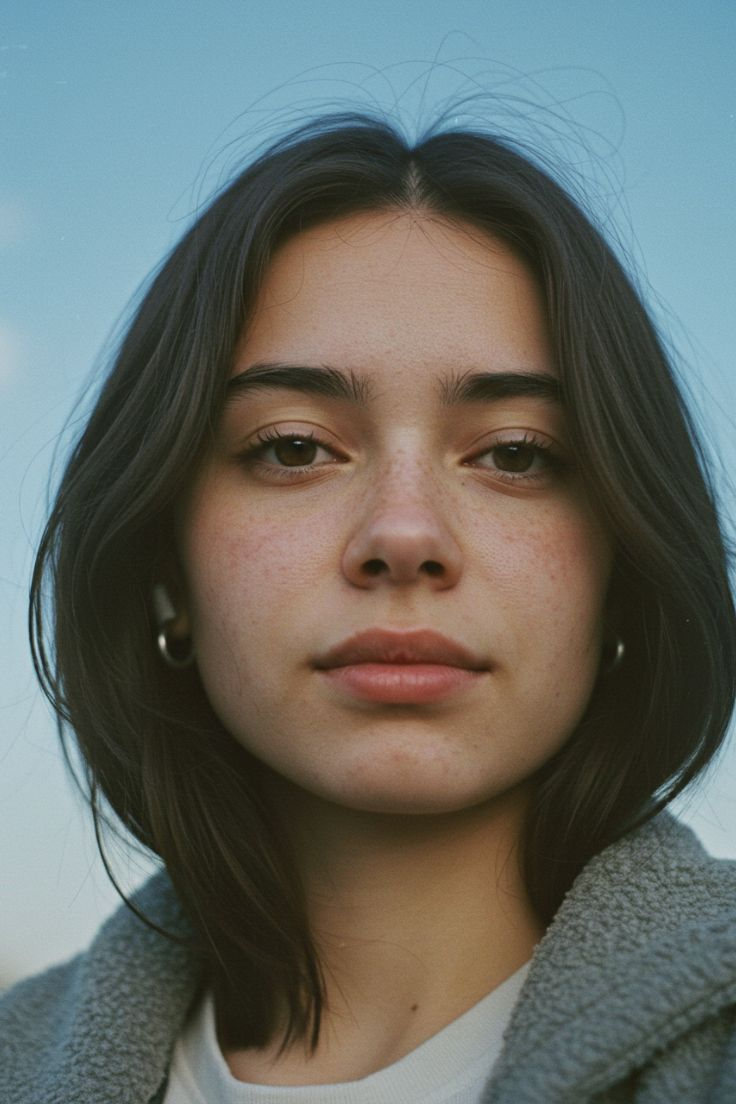
#> input picture image.jpg, 736 x 1104 px; its folder holds only this picture in this run
$ python -i download_dataset.py   (imports and definitions only)
#> lines starting #> are read from the running program, lines starting #| are printed output that depends on the picture; after the words box and inside, x2 and y2 are one past the last pixel; in counts of white or black regions, pixels touching at a corner belong together
#> further down, picture is the input picture: shape (1104, 736, 3); mean B, G, R 102.2, 107.3, 102.4
"""SecureSight — Dataset downloader + synthetic fake generator.

Downloads LFW (Labeled Faces in the Wild) as real face images,
then generates high-quality synthetic fakes using forensic-grade
manipulation techniques for training deepfake detectors.

Manipulation techniques:
  1. Face blending (alpha composite with warped donor)
  2. Frequency-band noise injection (GAN-like artifacts)
  3. JPEG double-compression artifacts
  4. Color channel shifting (deepfake color bleed)
  5. Gaussian blur + sharpen inconsistency
  6. Face region warping (landmark distortion)
  7. Splicing (region swap between images)
"""

from __future__ import annotations

import os
import random
import shutil
import tarfile
import urllib.request
from pathlib import Path

import cv2
import numpy as np

# ── Configuration ─────────────────────────────────────────────────────

LFW_URL = "http://vis-www.cs.umass.edu/lfw/lfw-funneled.tgz"
DATASET_DIR = Path(__file__).parent / "dataset"
RAW_DIR = DATASET_DIR / "raw_lfw"
TRAIN_DIR = DATASET_DIR / "train"
VAL_DIR = DATASET_DIR / "val"
TEST_DIR = DATASET_DIR / "test"

TARGET_SIZE = 380
MIN_FACE_SIZE = 80

# How many fake variants to generate per real image
FAKES_PER_REAL = 3

# ── Download ──────────────────────────────────────────────────────────

# [175 lines left out: functions download_lfw, _progress_hook, collect_real_faces, manipulate_blend, manipulate_frequency_noise, manipulate_double_jpeg and 2 more, not called in this run]


def manipulate_blur_sharpen(img: np.ndarray) -> np.ndarray:
    """Inconsistent blur + sharpen (face region sharpened, background blurred)."""
    h, w = img.shape[:2]
#> h = 1104; w = 736

    # Blur entire image
    blurred = cv2.GaussianBlur(img, (5, 5), 2)

    # Sharpen face region
    kernel = np.array([[-1, -1, -1], [-1, 9 + random.uniform(0, 2), -1], [-1, -1, -1]])
    sharpened = cv2.filter2D(img, -1, kernel)
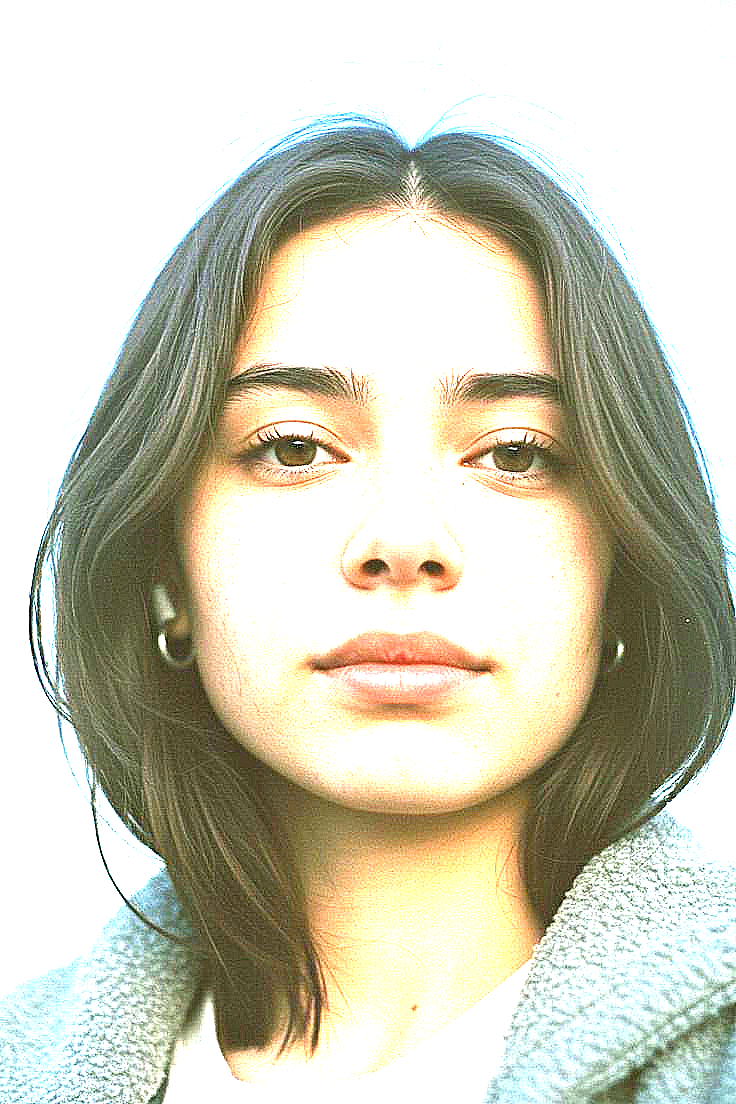
#> sharpened: shape (1104, 736, 3); mean B, G, R 186.5, 204.3, 205.4

    # Face mask
    mask = np.zeros((h, w), dtype=np.float32)
    cv2.ellipse(mask, (w // 2, h // 2), (w // 3, h // 3), 0, 0, 360, 1.0, -1)
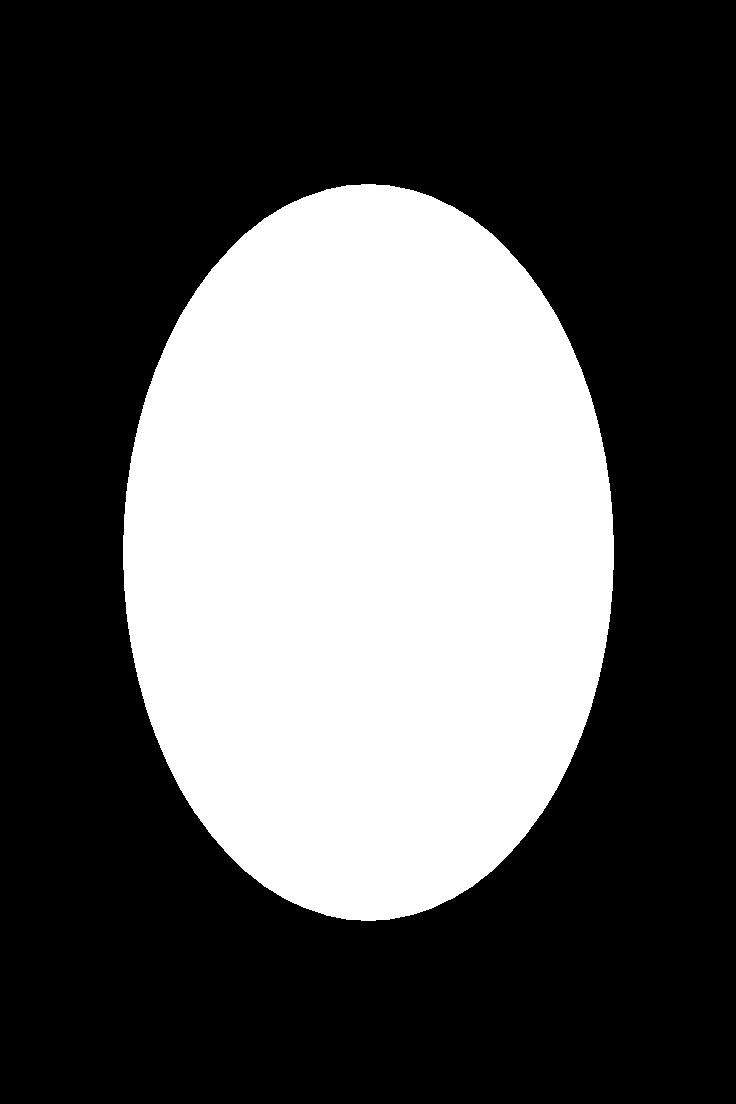
#> mask: shape (1104, 736) float32; values 0 (black) and 1 (white), 34.9% white; 1 white region, box (x1, y1, x2, y2) and area: (123, 184, 614, 921) 283899
    mask = cv2.GaussianBlur(mask, (31, 31), 11)
    mask3 = np.stack([mask] * 3, axis=-1)

    result = blurred.astype(np.float32) * (1 - mask3) + sharpened.astype(np.float32) * mask3
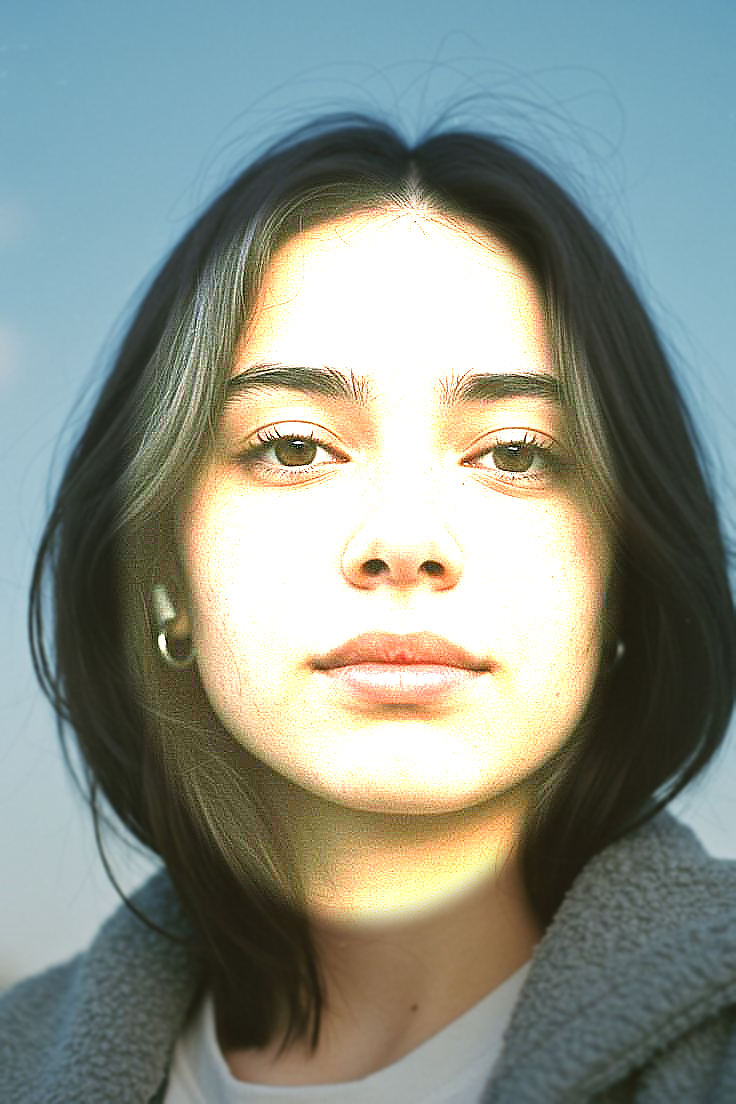
#> result: shape (1104, 736, 3) float32; mean B, G, R 136.3, 145.5, 137.4
    return np.clip(result, 0, 255).astype(np.uint8)


# [24 lines left out: function manipulate_splice, not called in this run]


# All manipulation functions
MANIPULATIONS = [
    manipulate_blend,
    manipulate_frequency_noise,
    manipulate_double_jpeg,
    manipulate_color_shift,
    manipulate_warp,
    manipulate_blur_sharpen,
    manipulate_splice,
]


# [121 lines left out: functions generate_fake, build_dataset, main, not called in this run]


# [2 lines not run here, left out]

>>> import cv2
>>> picture = cv2.imread('../../image.jpg')
>>> result = manipulate_blur_sharpen(picture)
